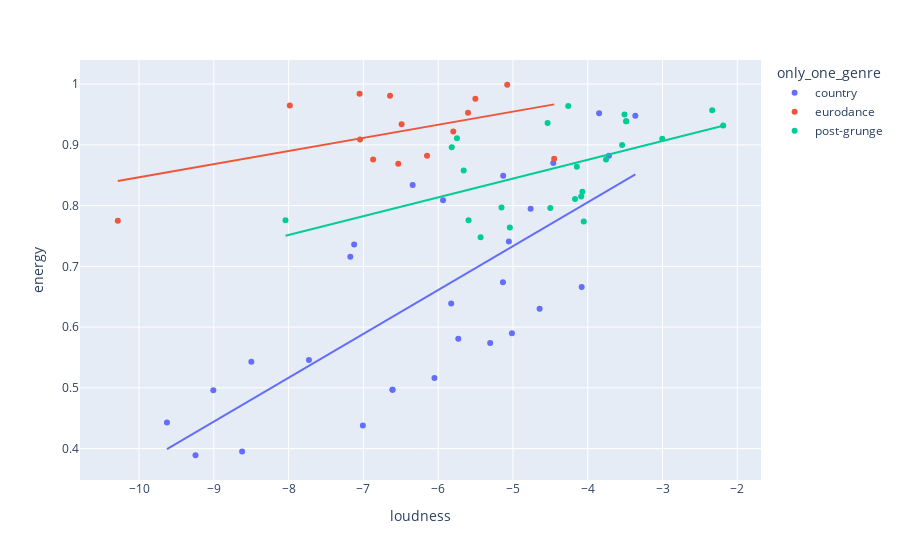

This figure's notebook cell:
### Code cell
px.scatter(
    df[df.only_one_genre.isin(target_genres)],
    x="loudness",
    y="energy",
    color="only_one_genre",
    hover_data=["artist_name", "track_name"],
    trendline="ols",
)

### Figure 1 — Plotly figure (JSON) as saved in the notebook; plotly's stock layout.template omitted (floating-point values rounded to 4 significant figures)
{"data": [{"customdata": [["Faith Hill", "Breathe"], ["Lonestar", "Amazed"], ["LeAnn Rimes", "Can't Fight The Moonlight"], ["Lee Ann Womack", "I Hope You Dance"], ["LeAnn Rimes", "I Need You"], ["Faith Hill", "The Way You Love Me"], ["Lonestar", "I'm Already There"], ["The Chicks", "Landslide"], ["Tim McGraw", "Live Like You Were Dying"], ["Toby Keith", "As Good As I Once Was"], ["Rascal Flatts", "Life is a Highway"], ["Rascal Flatts", "What Hurts The Most"], ["Jason Aldean", "Big Green Tractor"], ["The Band Perry", "If I Die Young"], ["Sugarland", "Stuck Like Glue"], ["Eric Church", "Springsteen"], ["Jason Aldean", "Dirt Road Anthem"], ["The Band Perry", "If I Die Young"], ["Blake Shelton", "Honey Bee"], ["Lady A", "Just A Kiss"], ["Florida Georgia Line", "Cruise"], ["Thomas Rhett", "Die A Happy Man"], ["Florida Georgia Line", "H.O.L.Y."], ["Jason Aldean", "You Make It Easy"], ["Dan + Shay", "Tequila"], ["Florida Georgia Line", "Simple"], ["Dan + Shay", "10,000 Hours (with Justin Bieber)"], ["Kane Brown", "Good as You"]], "hovertemplate": "only_one_genre=country<br>loudness=%{x}<br>energy=%{y}<br>artist_name=%{customdata[0]}<br>track_name=%{customdata[1]}<extra></extra>", "legendgroup": "country", "marker": {"color": "#636efa", "symbol": "circle"}, "mode": "markers", "name": "country", "orientation": "v", "showlegend": true, "type": "scatter", "x": [-9.007, -8.498, -6.341, -9.627, -7.124, -7.175, -8.622, -7.007, -7.728, -4.461, -3.848, -5.134, -5.014, -6.611, -4.764, -5.935, -5.055, -6.611, -5.131, -5.826, -3.364, -9.245, -4.081, -5.305, -5.731, -3.717, -4.644, -6.05], "xaxis": "x", "y": [0.496, 0.543, 0.834, 0.443, 0.736, 0.716, 0.395, 0.438, 0.546, 0.87, 0.952, 0.674, 0.59, 0.497, 0.795, 0.809, 0.741, 0.497, 0.849, 0.639, 0.948, 0.389, 0.666, 0.574, 0.581, 0.882, 0.63, 0.516], "yaxis": "y"}, {"hovertemplate": "<b>OLS trendline</b><br>energy = 0.0722112 * loudness + 1.09434<br>R<sup>2</sup>=0.563005<br><br>only_one_genre=country<br>loudness=%{x}<br>energy=%{y} <b>(trend)</b><extra></extra>", "legendgroup": "country", "marker": {"color": "#636efa", "symbol": "circle"}, "mode": "lines", "name": "country", "showlegend": false, "type": "scatter", "x": [-9.627, -9.245, -9.007, -8.622, -8.498, -7.728, -7.175, -7.124, -7.007, -6.611, -6.611, -6.341, -6.05, -5.935, -5.826, -5.731, -5.305, -5.134, -5.131, -5.055, -5.014, -4.764, -4.644, -4.461, -4.081, -3.848, -3.717, -3.364], "xaxis": "x", "y": [0.3992, 0.4267, 0.4439, 0.4717, 0.4807, 0.5363, 0.5762, 0.5799, 0.5884, 0.617, 0.617, 0.6364, 0.6575, 0.6658, 0.6736, 0.6805, 0.7113, 0.7236, 0.7238, 0.7293, 0.7323, 0.7503, 0.759, 0.7722, 0.7996, 0.8165, 0.8259, 0.8514], "yaxis": "y"}, {"customdata": [["Alice Deejay", "Better Off Alone"], ["Gigi D'Agostino", "L'Amour Toujours"], ["Darude", "Sandstorm"], ["Gigi D'Agostino", "The Riddle"], ["Bomfunk MC's", "Freestyler"], ["Lasgo", "Something"], ["DJ Sammy", "Heaven"], ["Scooter", "The Logical Song"], ["Scooter", "Nessaja"], ["Ultrabeat", "Pretty Green Eyes - Radio Edit"], ["Special D.", "Come With Me - Radio Edit"], ["Infernal", "From Paris to Berlin"], ["Basshunter", "All I Ever Wanted - Radio Edit"], ["Basshunter", "Now You're Gone (feat. DJ Mental Theo's Bazzheadz) - Video Edit"]], "hovertemplate": "only_one_genre=eurodance<br>loudness=%{x}<br>energy=%{y}<br>artist_name=%{customdata[0]}<br>track_name=%{customdata[1]}<extra></extra>", "legendgroup": "eurodance", "marker": {"color": "#EF553B", "symbol": "circle"}, "mode": "markers", "name": "eurodance", "orientation": "v", "showlegend": true, "type": "scatter", "x": [-6.149, -4.449, -7.984, -6.87, -5.798, -6.644, -5.601, -6.489, -7.045, -10.28, -5.077, -6.534, -7.051, -5.503], "xaxis": "x", "y": [0.882, 0.877, 0.965, 0.876, 0.922, 0.981, 0.953, 0.934, 0.909, 0.775, 0.999, 0.869, 0.984, 0.976], "yaxis": "y"}, {"hovertemplate": "<b>OLS trendline</b><br>energy = 0.0216315 * loudness + 1.06291<br>R<sup>2</sup>=0.245213<br><br>only_one_genre=eurodance<br>loudness=%{x}<br>energy=%{y} <b>(trend)</b><extra></extra>", "legendgroup": "eurodance", "marker": {"color": "#EF553B", "symbol": "circle"}, "mode": "lines", "name": "eurodance", "showlegend": false, "type": "scatter", "x": [-10.28, -7.984, -7.051, -7.045, -6.87, -6.644, -6.534, -6.489, -6.149, -5.798, -5.601, -5.503, -5.077, -4.449], "xaxis": "x", "y": [0.8405, 0.8902, 0.9104, 0.9105, 0.9143, 0.9192, 0.9216, 0.9225, 0.9299, 0.9375, 0.9418, 0.9439, 0.9531, 0.9667], "yaxis": "y"}, {"customdata": [["Filter", "Take A Picture"], ["Fuel", "Hemorrhage (In My Hands)"], ["Nickelback", "How You Remind Me"], ["Alien Ant Farm", "Smooth Criminal"], ["Crazy Town", "Butterfly"], ["Staind", "It's Been Awhile"], ["Puddle Of Mudd", "She Hates Me"], ["Puddle Of Mudd", "Blurry"], ["Default", "Wasting My Time"], ["Trapt", "Headstrong"], ["Nickelback", "Someday"], ["Nickelback", "Photograph"], ["Nickelback", "Far Away"], ["Nickelback", "Savin' Me"], ["The Red Jumpsuit Apparatus", "Face Down"], ["Seether", "Fake It"], ["Finger Eleven", "Paralyzer"], ["Nickelback", "Rockstar"], ["Finger Eleven", "Paralyzer"], ["Saving Abel", "Addicted"], ["Skillet", "Monster"], ["Shinedown", "Second Chance"], ["Nickelback", "If Today Was Your Last Day"], ["Nickelback", "When We Stand Together"]], "hovertemplate": "only_one_genre=post-grunge<br>loudness=%{x}<br>energy=%{y}<br>artist_name=%{customdata[0]}<br>track_name=%{customdata[1]}<extra></extra>", "legendgroup": "post-grunge", "marker": {"color": "#00cc96", "symbol": "circle"}, "mode": "markers", "name": "post-grunge", "orientation": "v", "showlegend": true, "type": "scatter", "x": [-8.042, -4.072, -5.042, -4.261, -4.17, -4.054, -5.433, -4.537, -5.594, -5.819, -5.659, -3.756, -5.153, -4.088, -2.189, -3.509, -3.486, -3.004, -3.486, -4.146, -2.336, -4.501, -5.749, -3.541], "xaxis": "x", "y": [0.776, 0.823, 0.764, 0.964, 0.811, 0.774, 0.748, 0.936, 0.776, 0.896, 0.858, 0.876, 0.797, 0.815, 0.932, 0.95, 0.939, 0.91, 0.939, 0.864, 0.957, 0.796, 0.911, 0.9], "yaxis": "y"}, {"hovertemplate": "<b>OLS trendline</b><br>energy = 0.0309558 * loudness + 0.99924<br>R<sup>2</sup>=0.306111<br><br>only_one_genre=post-grunge<br>loudness=%{x}<br>energy=%{y} <b>(trend)</b><extra></extra>", "legendgroup": "post-grunge", "marker": {"color": "#00cc96", "symbol": "circle"}, "mode": "lines", "name": "post-grunge", "showlegend": false, "type": "scatter", "x": [-8.042, -5.819, -5.749, -5.659, -5.594, -5.433, -5.153, -5.042, -4.537, -4.501, -4.261, -4.17, -4.146, -4.088, -4.072, -4.054, -3.756, -3.541, -3.509, -3.486, -3.486, -3.004, -2.336, -2.189], "xaxis": "x", "y": [0.7503, 0.8191, 0.8213, 0.8241, 0.8261, 0.8311, 0.8397, 0.8432, 0.8588, 0.8599, 0.8673, 0.8702, 0.8709, 0.8727, 0.8732, 0.8737, 0.883, 0.8896, 0.8906, 0.8913, 0.8913, 0.9062, 0.9269, 0.9315], "yaxis": "y"}], "layout": {"legend": {"title": {"text": "only_one_genre"}, "tracegroupgap": 0}, "margin": {"t": 60}, "xaxis": {"anchor": "y", "domain": [0, 1], "title": {"text": "loudness"}}, "yaxis": {"anchor": "x", "domain": [0, 1], "title": {"text": "energy"}}}}
